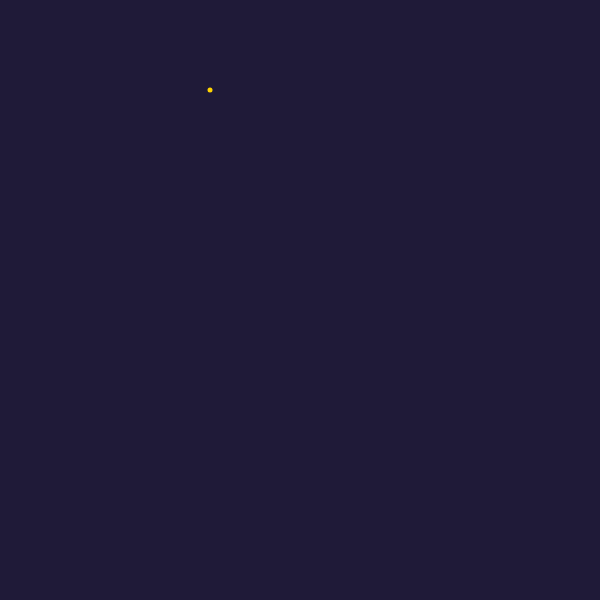
Frame 1 (no input)
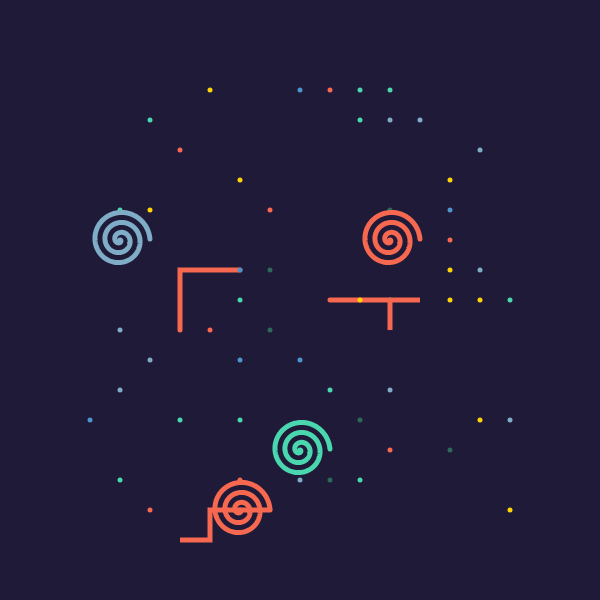
Frame 60 (no input)
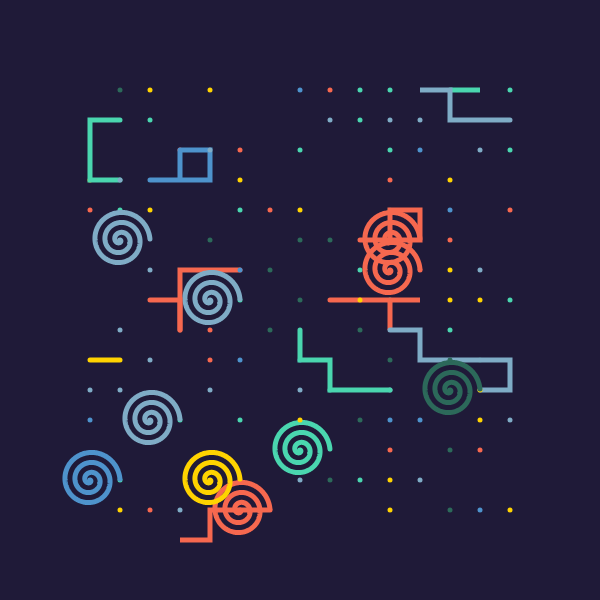
Frame 120 (the mouse pressed at the canvas centre since frame 60)

The p5.js sketch that drew these frames (run headless with seeded random() and noise() and a simulated clock; from frame 60 on, the mouse is pressed at the canvas centre):

// p5.js sketch
// ── sketch.js
const bg = "#1F1A38";
const palette = [
    "#2c695a",
    "#4ad6af",
    "#7facc6",
    "#4e93cc",
    "#f6684f",
    "#ffd300"
];

let available = [];
const scl = 30;
let cols;
let rows;
let index = 0;

function setup() {
    createCanvas(600, 600);

    cols = floor((width - (width / 4)) / scl);
    rows = floor((height - (height / 4)) / scl);

    const rw = (scl + width) - (cols * scl);
    const rh = (scl + height) - (rows * scl);

    console.log(rw, rh)

    for (let x = 0; x < cols; x++) {
        for (let y = 0; y < rows; y++) {
            if (random() > 0.3) {
                available.push({ x: (x * scl) + (rw / 2), y: (y * scl) + (rh / 2) });
            }
        }
    }

    available = shuffle(available);

    background(bg);
}

function draw() {
    const { x, y } = available[index];

    const value = random();
    setColor();
    if (value < 0.05) {
        spiral(x, y);
    } else if (value < 0.9) {
        point(x, y);
    } else {
        lines(x, y);
    }

    index++;
    if (index === available.length) noLoop();
}

function spiral(x, y) {
    let radius = 0;
    let max = 300;
    beginShape();
    for (let i = 0; i < max; i += 0.5) {
        const angle = map(i, 0, max / 3, 0, TWO_PI);
        const ax = cos(angle) * radius;
        const ay = sin(angle) * radius;
        vertex(ax + x, ay + y);
        radius += 0.05;
    }
    endShape();
}

function lines(x, y, max = floor(random(2, 9)), points = []) {
    const directions = ["top", "bottom", "left", "right"];
    const value = random(directions);

    const pos = { x, y };

    if (value === "top") {
        pos.y -= scl;
    } else if (value === "bottom") {
        pos.y += scl;
    } else if (value === "left") {
        pos.x -= scl;
    } else if (value === "right") {
        pos.x += scl;
    }

    if (points.length === 0) {
        points.push({ x, y });
    }

    points.push(pos);

    if (points.length === max) {
        beginShape();
        for (const p of points) {
            vertex(p.x, p.y);
        }
        endShape();
    } else {
        lines(pos.x, pos.y, max, points);
    }
}

function setColor() {
    const col = random(palette);
    stroke(col);
    strokeWeight(5);
    noFill();
}
